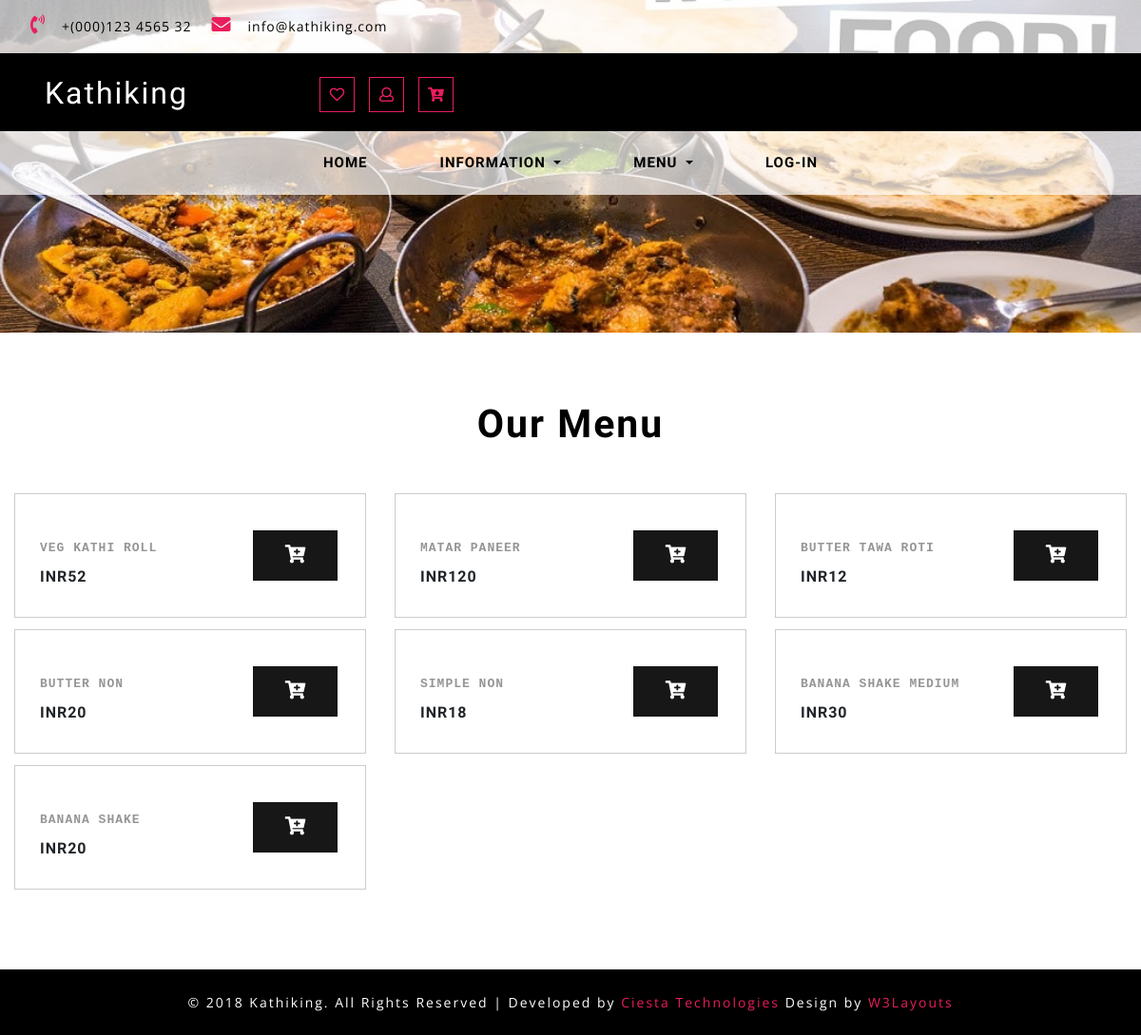
The page / on the database its author committed.
### tables this page shows
CREATE TABLE `product` (
  `id` int(11) NOT NULL,
  `category` int(11) NOT NULL,
  `subcat` int(11) NOT NULL,
  `name` varchar(1000) NOT NULL,
  `price` int(11) NOT NULL
);

### application/controllers/Main.php (called while the page is built, shortened)
<?php
class Main extends CI_Controller {
    public function page($a1 = 'home', $a2 = NULL, $a3 = NULL, $a4 = NULL, $a5 = NULL) {
        $data['category'] = $this->main_model->category();
        $data['subcategory'] = $this->main_model->subcat();
        if ($a1 != 'action') {
            if ($a1 == 'home') {
                $data['products'] = $this->main_model->products();
            }
        }
        else if ($a1 == 'action' && !is_null($a2)) {
            echo $this->action($a2, $a3);
            exit;
        }
        $page = $a1;
        $data['title'] = ucfirst($page);
        $this->load->view('pages/'.$page, $data);
    }
}

### index.php (called while the page is built, shortened)
<?php
require_once BASEPATH.'core/CodeIgniter.php';

### application/models/Main_model.php (called while the page is built, shortened)
<?php
class Main_model extends CI_Model {
    public function products() {
		return $this->db->get_where('product', array())->result_object();
    }
}

### application/views/pages/home.php (the view, shortened to what this page needs)
<?php require 'includes/header.php'; ?>
<section class="contact py-lg-4 py-md-3 py-sm-3 py-3">
	<div class="container-fluid py-lg-5 py-md-4 py-sm-4 py-3">
		<h3 class="title text-center mb-lg-5 mb-md-4 mb-sm-4 mb-3">Our Menu</h3>
		<div class="row">
			<div class="left-ads-display col-lg-12">
				<div class="row">
				    <?php foreach ($products as $row): ?>
					<div class="col-lg-4 col-md-6 col-sm-6 product-men women_two <?= $row->category; ?>">
						<div class="product-toys-info">
							<div class="men-pro-item">
								<div class="item-info-product">
									<div class="info-product-price" style="border:none;">
										<div class="grid_meta">
											<div class="product_price">
												<h4><a href="#"> <?= $row->name; ?></a></h4>
												<div class="grid-price mt-2"><span class="money ">INR<?= $row->price; ?></span></div>
											</div>
										</div>
										<div class="toys single-item hvr-outline-out">
											<form action="<?php echo base_url('action/cart/add'); ?>" method="post">
												<button type="submit" class="toys-cart ptoys-cart">
												<i class="fas fa-cart-plus"></i>
												</button>
											</form>
										</div>
									</div>
								</div>
							</div>
						</div>
					</div>
					<?php endforeach; ?>
				</div>
			</div>
		</div>
	</div>
</section>
<?php require 'includes/footer.php'; ?>

### application/views/pages/includes/header.php (shortened to what this page needs)
<!DOCTYPE html>
<html lang="zxx">
<head>
	<link href="<?php echo base_url('cdn/css/bootstrap.min.css'); ?>" rel="stylesheet" type="text/css" media="all">
	<link href="<?php echo base_url('cdn/css/fontawesome-all.min.css'); ?>" rel="stylesheet" type="text/css" media="all">
	<link rel="stylesheet" href="<?php echo base_url('cdn/css/shop.css'); ?>" type="text/css" />
	<link rel="stylesheet" type="text/css" href="<?php echo base_url('cdn/css/jquery-ui1.css'); ?>">
	<link href="<?php echo base_url('cdn/css/style.css'); ?>" rel='stylesheet' type='text/css' media="all">
	<link rel="stylesheet" type="text/css" href="<?php echo base_url('cdn/css/checkout.css'); ?>">
</head>
<body>
	<div class="header-outs" id="home">
		<div class="header-bar">
			<div class="info-top-grid">
				<div class="info-contact-agile">
					<ul>
						<li>
							<span class="fas fa-phone-volume"></span>
							<p>+(000)123 4565 32</p>
						</li>
						<li>
							<span class="fas fa-envelope"></span>
							<p><a href="mailto:info@example.com">info@kathiking.com</a></p>
						</li>
					</ul>
				</div>
			</div>
			<div class="container-fluid">
				<div class="hedder-up row">
					<div class="col-lg-3 col-md-3 logo-head">
						<h1><a class="navbar-brand" href="<?php echo base_url(); ?>">Kathiking</a></h1>
					</div>
					<div class="col-lg-4 col-md-3 right-side-cart">
                      <div class="cart-icons">
                         <ul>
                            <li>
                               <span class="far fa-heart"></span>
                            </li>
                            <?php if (!$this->session->logged_in): ?>
                            <li>
                               <button type="button" data-toggle="modal" data-target="#exampleModal"> <span class="far fa-user"></span></button>
                            </li>
                            <?php endif; ?>
                            <li class="toyscart toyscart2 cart cart box_1">
                                <a href="<?= base_url("cart"); ?>" class="top_toys_cart">
                                  <span class="fas fa-cart-arrow-down"></span>
                                  </a>
                            </li>
                         </ul>
                      </div>
                   </div>
				</div>
			</div>
			<nav class="navbar navbar-expand-lg navbar-light">
				<div class="collapse navbar-collapse justify-content-center" id="navbarSupportedContent">
					<ul class="navbar-nav ">
						<li class="nav-item ">
							<a class="nav-link" href="<?php echo base_url(); ?>">Home <span class="sr-only">(current)</span></a>
						</li>
						<li class="nav-item dropdown">
							<a class="nav-link dropdown-toggle" href="#" id="navbarDropdown" role="button" data-toggle="dropdown" aria-haspopup="true" aria-expanded="false">
							Information
							</a>
						</li>
						<li class="nav-item dropdown">
							<a class="nav-link dropdown-toggle" href="#" id="navbarDropdown" role="button" data-toggle="dropdown" aria-haspopup="true" aria-expanded="false">
							Menu
							</a>
						</li>
						<?php if (!$this->session->logged_in): ?>
						<li class="nav-item">
							<a href="#" data-toggle="modal" data-target="#exampleModal" class="nav-link">Log-in</a>
						</li>
						<?php endif; ?>
					</ul>
				</div>
			</nav>
		</div>
	</div>
	<div class="inner_page-banner one-img"></div>

### application/views/pages/includes/footer.php (shortened to what this page needs)
      <footer class="py-lg-4 py-md-3 py-sm-3 py-3 text-center">
         <div class="copy-agile-right">
            <p>
               © 2018 Kathiking. All Rights Reserved | Developed by <a href="https://www.ciesta.in" target="_blank">Ciesta Technologies</a> Design by <a href="http://www.W3Layouts.com" target="_blank">W3Layouts</a>
            </p>
         </div>
      </footer>
</body>
</html>

### cdn/css/shop.css (style rules this page uses)
.toys-cart { font-size: 1em; color: #fff; margin: 0; text-decoration: none; text-transform: capitalize; border: none; background: none; outline: none; -webkit-transition: .5s all; -moz-transition: .5s all; transition: .5s all; padding:5px 7px; }
.men-pro-item { position: relative; }
span.money { font-size: 1em; font-weight: 700; }
.product-toys-info { border: 1px solid #ccc; padding: 10px; }
.product-men.women_two { margin-bottom: 12px; }
.item-info-product { text-align: center; }
.item-info-product h4 a { color: #080808; font-size: 15px; letter-spacing: 1px; text-transform: uppercase; font-weight: 700; }
.info-product-price { margin: 12px 0; }
.grid_meta { float: left; width: 80%; text-align: left; }
.info-product-price { margin: 12px 0; padding: 1em; border-top: 1px solid #ddd; }
button.toys-cart { cursor: pointer; font-size: 1.2em; color: #fff; border:none; text-align: center; border-left:none!important; background: none; background: #171717; width:20%; padding:12px 0px }
.product_price h4 a { color: #959596; font-size:13px; font-family: 'Inconsolata', monospace; }
@media (max-width:1280px) { .item-info-product h4 a { font-size: 13px; } }
@media (max-width:1280px) { .grid_meta { width: 70%; } }
@media (max-width:1280px) { button.toys-cart { width: 28%; } }

### cdn/css/checkout.css (style rules this page uses)
body a { transition: 0.5s all; -webkit-transition: 0.5s all; -o-transition: 0.5s all; -moz-transition: 0.5s all; -ms-transition: 0.5s all; }

### rows shown on the page
product: name "VEG KATHI ROLL", price "52"
product: name "MATAR PANEER", price "120"
product: name "BUTTER TAWA ROTI", price "12"
product: name "BUTTER NON", price "20"
product: name "SIMPLE NON", price "18"
product: name "BANANA SHAKE MEDIUM", price "30"
product: name "BANANA SHAKE", price "20"
